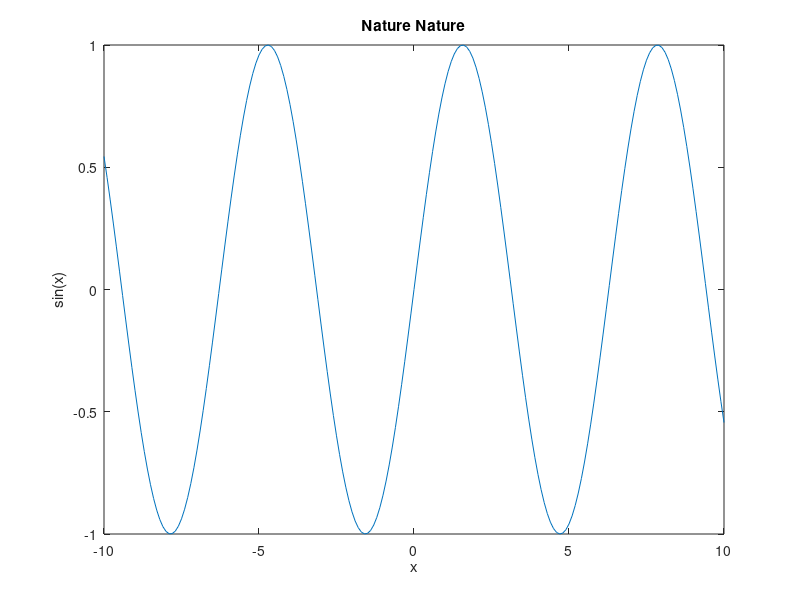

This figure's MATLAB source:
% A simple MATLAB/Octave script
x = -10:0.1:10; % Create a vector from -10 to 10
y = sin(x);      % Compute the sine of each element
plot(x, y);      % Plot the sine wave
title('Nature Nature');
xlabel('x');
ylabel('sin(x)');
